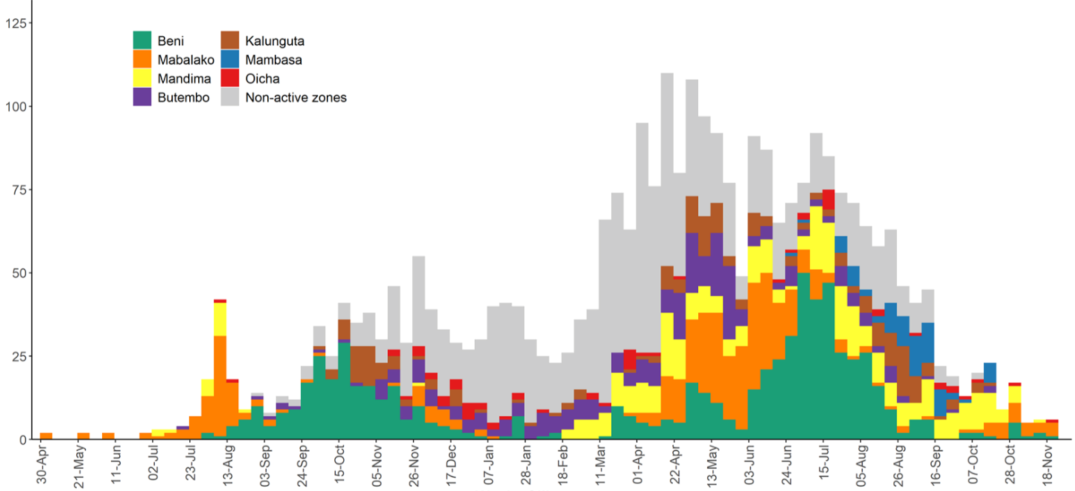
%> input picture data/SITREP_EVD_DRC_20191126-eng.png, 2150 x 982 px (shown at 1/2 size)
$ octave --eval "figure2num_DRC;"   (GNU Octave 9; MATLAB toolbox functions it lacks are replaced by stand-ins)
%> lines starting %> are read from the running program, lines starting %| are printed output that depends on the picture; in (x1, y1, x2, y2) boxes, pixels count from 0 and x2, y2 are one past the last pixel; in counts of white or black regions, pixels touching at a corner belong together; the program's own positions count from 1
%This code is for data extraction from a bar chart figure on DRC Ebola
%epidemic from Situation Reports
%Author: Jun Kong; jkong@gsu.edu
%Mathematics and Statistics at GSU

function figure2num_DRC(varargin)

imtool close all;
switch nargin
    case 0
        %input setup
        data_path = '../data/';
        filename = 'SITREP_EVD_DRC_20191126-eng.png'; %no space between legend boxes
        result_path = '../result/';

        dates=[2018 4 30 2019 11 18];

        X_ORIG = 64.180613;
        X_LIMIT = 2118.882353;
        Y_ORIG = 878.482187;
        Y_LIMIT = 48.407622;
        X_LEGEND = 747.299917;
        Y_LEGEND = 296.004971;
    case 4
        data_path = varargin{1};
        filename = varargin{2};
        dates=varargin{3};
        result_path = varargin{4};
    otherwise
        error('This number of arguments is not supported')
end


I = imread([data_path filename]);
%> I is the input picture: size 982x2150x3 uint8; mean R, G, B 229.6, 229.7, 219.7

datenumIni = datenum(dates(1:3));
datenumEnd = datenum(dates(4:6));
dates_str = datestr(datenumIni:21:datenumEnd,19);
NUM_X_LABEL = size(dates_str,1)-1;
NUM_BIN_BTW_X_LABEL = 2;
ADDITION_BIN_IN_END = 1;
NUM_BIN = NUM_X_LABEL*(NUM_BIN_BTW_X_LABEL+1)+1 + ADDITION_BIN_IN_END;
dates_str_Complete = repmat(blanks(size(dates_str,2)), [NUM_BIN, 1]);
dates_str_Complete(1:3:end, :) = dates_str;
XTickLabel = cellstr(dates_str_Complete)';
Y_MAX_MEASURE = 125;
SQUARE_SIZE = 40;
ONE_PERC = 0.50;
legend_label = {'Beni', 'Mabalako', 'Mandima', 'Butembo', 'Kalunguta', 'Mambasa', 'Oicha',  'Non-active zones'};

%% load image and provide four key points from users
if ~exist('X_ORIG', 'var') || ~exist('X_LIMIT', 'var') || ~exist('Y_ORIG', 'var') || ~exist('Y_LIMIT', 'var')

    fprintf('please click on origin, end point on X-axis and end point on Y-axis in a moment\n');
    pause(2);
    imshow(I, []);
    set(gcf, 'Position', get(0, 'Screensize'));

    [x, y] = ginput(3);

    [~,indx] = min( abs([diff(x(1:2)), diff(x(2:3)), diff(x([1,3]))]) );
    [~,indy] = min( abs([diff(y(1:2)), diff(y(2:3)), diff(y([1,3]))]) );

    ind_orig = intersect([indx, mod(indx, 3)+1], [indy, mod(indy, 3)+1]);
    ind_on_yaxis = setdiff([indx, mod(indx, 3)+1], ind_orig);
    ind_on_xaxis = setdiff([indy, mod(indy, 3)+1], ind_orig);

    X_ORIG = x(ind_orig); X_LIMIT = x(ind_on_xaxis);
    Y_ORIG = y(ind_orig); Y_LIMIT = y(ind_on_yaxis);

    fprintf(' X_ORIG: %f \t X_LIMIT: %f \n Y_ORIG: %f \t Y_LIMIT: %f\n',...
        X_ORIG, X_LIMIT, Y_ORIG, Y_LIMIT);

    fprintf('\n please click the bottom right corner of the legend area\n');
    pause(2);
    figure(gcf);

    [X_LEGEND, Y_LEGEND] = ginput(1);
    fprintf(' X_LEGEND: %f \t Y_LEGEND: %f \n',X_LEGEND, Y_LEGEND);
    close gcf
end

%% find legend squares
r = I(:,:,1); g = I(:,:,2); b = I(:,:,3);
%> after `b = I(:,:,3)`:
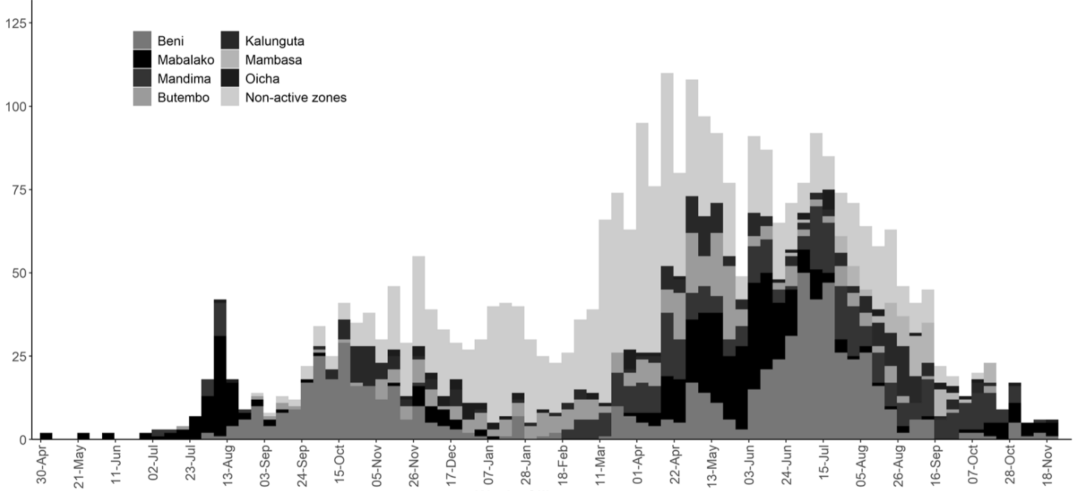
%> b: size 982x2150 uint8 (shown at 1/2 size); min 0, max 255, mean 219.7
X = [r(:) g(:) b(:)];

bw = any( X<254, 2);
%> bw = 2111300 logical values, 616630 true
bw = reshape(bw, size(r));
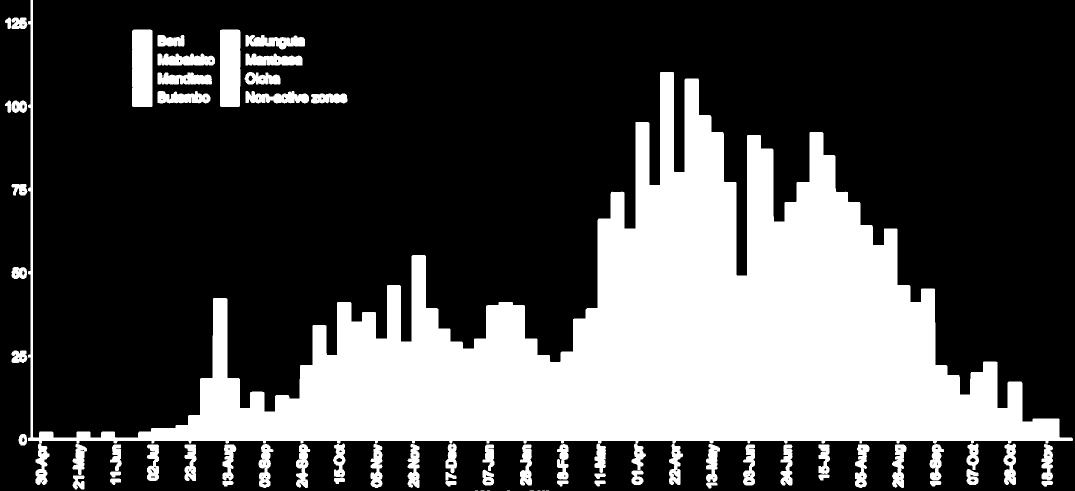
%> bw: size 982x2150 logical (shown at 1/2 size); 29.2% white; 66 white regions (8 under 20 px), largest, box (x1, y1, x2, y2) and area: (56, 0, 2146, 970) 552834, (264, 59, 305, 214) 6339, (440, 59, 481, 214) 6293

bw(:, round(X_LEGEND):end) = false;
%> bw: size 982x2150 logical; 5.4% white; 35 white regions, largest, box (x1, y1, x2, y2) and area: (56, 0, 746, 970) 72066, (264, 59, 305, 214) 6339, (440, 59, 481, 214) 6293
bw(round(Y_LEGEND):end, :) = false;
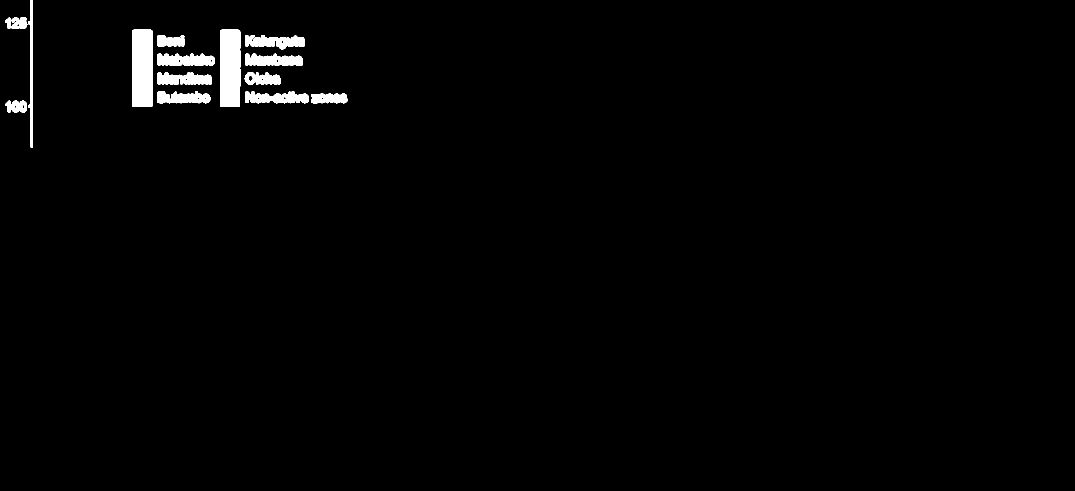
%> bw: size 982x2150 logical (shown at 1/2 size); 1.5% white; 16 white regions, largest, box (x1, y1, x2, y2) and area: (264, 59, 305, 214) 6339, (440, 59, 481, 214) 6293, (315, 107, 430, 131) 2251

%separate legend squares (filename = 'SITREP_EVD_DRC_20191126-eng.png';)
h = flipud(fspecial('prewitt'));
edge = imfilter(double(rgb2gray(I)), h,'replicate'); %bottom edge
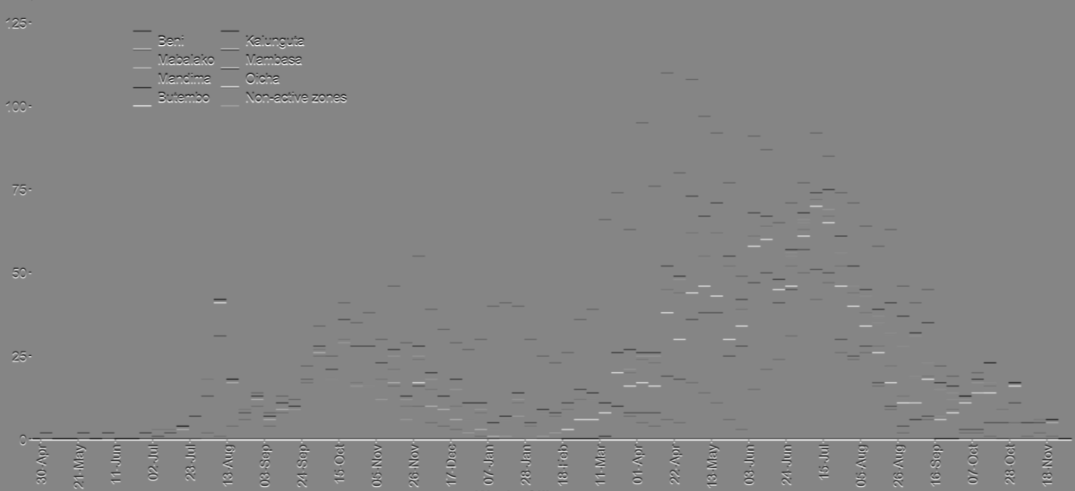
%> edge: size 982x2150 double (shown at 1/2 size); min -546, max 497, mean 0; drawn with min black and max white
bw(edge>0) = 0;
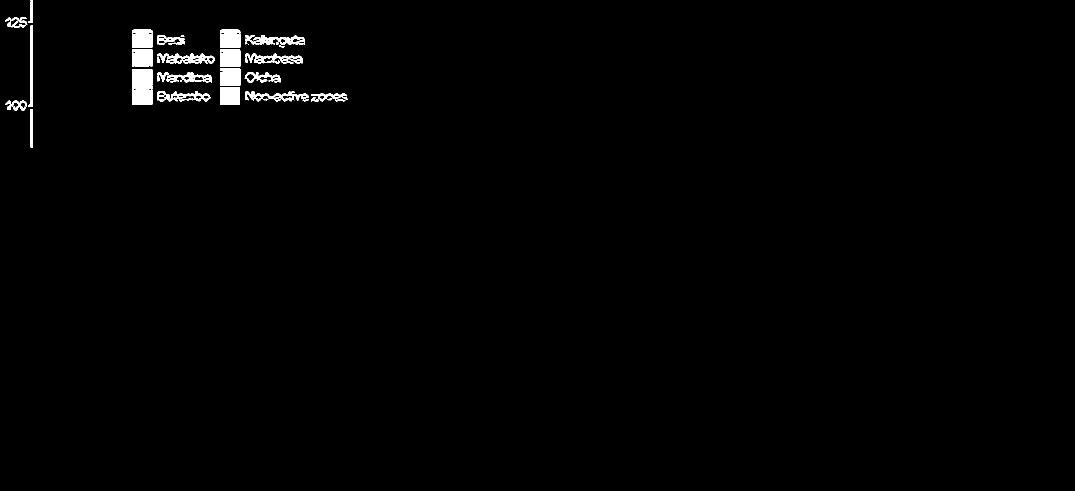
%> bw: size 982x2150 logical (shown at 1/2 size); 1% white; 48 white regions (8 under 20 px)

stats = regionprops(bw, 'BoundingBox', 'Extent');
%> stats = 48 regions; largest, box (x1, y1, x2, y2) and Extent: (491, 182, 618, 203) 0.406, (315, 107, 430, 128) 0.506, (491, 107, 605, 128) 0.438, (491, 70, 610, 90) 0.509, (315, 182, 421, 203) 0.438
bb = cat(1, stats.BoundingBox);
%> bb = 48 rows, first 8: [10.5 35.5 12 19; 10.5 201.5 12 19; 23.5 35.5 32 15; 23.5 43.5 28 12; 23.5 201.5 31 20; 56.5 0.5 10 46; 56.5 50.5 10 163; 61.5 218.5 5 77]
TF = abs(bb(:, 3)-bb(:, 4)) <= 20 & abs(bb(:, 3)-SQUARE_SIZE) <=2; %% filename = 'SITREP_EVD_DRC_20191126-eng.png'; %no space between legend boxes
%> TF = 48 logical values, 8 true

selected_bb = bb(TF, :); % col, row, width, height
%> selected_bb = [264.5 59.5 41 36; 264.5 99.5 41 34; 264.5 138.5 41 33; 264.5 179.5 41 30; 440.5 67.5 41 28; 440.5 99.5 41 34; 440.5 137.5 41 34; 440.5 175.5 40 34]

idx = [];
for i = 1:size(selected_bb,1)
    col = ceil(selected_bb(i, 1))+1;
    row = ceil(selected_bb(i, 2))+1;
    wid = floor(selected_bb(i, 3))-1;
    hei = floor(selected_bb(i, 4))-1;
    temp = bw(row:row+hei-1, col:col+wid-1);

    if sum(temp(:)) / length(temp(:)) <= ONE_PERC
        idx = [idx; i];
    end
end
%> this loop made 8 passes
%> (col, row, wid, hei) on passes 1 to 8: (266, 61, 40, 35), (266, 101, 40, 33), (266, 140, 40, 32), (266, 181, 40, 29), (442, 69, 40, 27), (442, 101, 40, 33), (442, 139, 40, 33), (442, 177, 39, 33)
%> pass 1, in figure2num_DRC, `temp = bw(row:row+hei-1, col:col+wid-1);`:
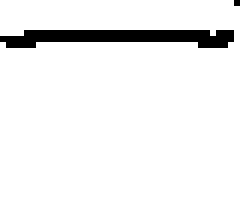
%> temp: size 35x40 logical (shown 6 times larger); 94% white; black in thin lines or dots, all inside (x1, y1, x2, y2) = (0, 0, 40, 8)
%> pass 3, in figure2num_DRC, `temp = bw(row:row+hei-1, col:col+wid-1);`:
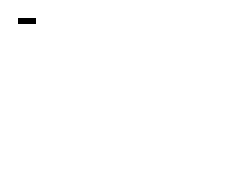
%> temp: size 32x40 logical (shown 6 times larger); 99.8% white; black in thin lines or dots, all inside (x1, y1, x2, y2) = (3, 3, 6, 4)
selected_bb(idx, :) = [];
loc = round([selected_bb(:,2)+selected_bb(:,4)/2, selected_bb(:,1)+selected_bb(:,3)/2]);
%> loc = [78 285; 117 285; 155 285; 195 285; 82 461; 117 461; 155 461; 193 461]

% verify color location on image
figure; imshow(I,[]); hold on;
for i = 1: size(selected_bb, 1)
    plot(loc(i,2),...
        loc(i,1),...
        'kX', 'Markersize', 11);
end
%> this loop made 7 passes

% identify colors of interest
C = [];
for i = 1: size(loc,1)
    row = loc(i, 1);
    col = loc(i, 2);
    C = [C; [I(row, col, 1), I(row, col, 2), I(row, col, 3)]];
end

%% find individual masks
delta = 20;
se = strel('line',2,90);
masks = false( size(bw,1), size(bw,2), size(loc,1) );
for i = 1:size(loc,1)
    r = I(:,:,1); g = I(:,:,2); b = I(:,:,3);
    masks(:,:,i) = abs(double(r) - double(C(i,1)))<=delta...
        & abs(double(g) - double(C(i,2)))<=delta...
        & abs(double(b) - double(C(i,3)))<=delta;

    masks(:,:,i) = imdilate(masks(:,:,i), se);
end

%% find bar heights
WIDTH_BIN = (X_LIMIT - X_ORIG) / NUM_BIN;
MEASURE_HALF_WIDTH = 2;
AREA_SMALL_THR = (WIDTH_BIN/2) * 2;
AREA_LARGE_THR = (WIDTH_BIN*5) * 2;
h = flipud(fspecial('prewitt'));
data_location = round(Y_ORIG) * ones(NUM_BIN, size(loc,1));

for i = 1:size(loc,1)
    edge = imfilter(masks(:,:,i), h,'replicate'); %bottom edge

    %remove legend
    r1 = floor(selected_bb(i,2));
    r2 = r1 + ceil(selected_bb(i,4));
    c1 = floor(selected_bb(i,1));
    c2 = c1 + ceil(selected_bb(i,3));
    edge(r1:r2, c1:c2) = 0;
    edge(1:ceil(Y_LEGEND), 1:ceil(X_LEGEND)) = 0;

    %remove space left to y-axis
    edge(:, 1:ceil(X_ORIG)) = 0;

    %remove space below x-axis
    edge(round(Y_ORIG):end, :) = 0;

    %remove small edges
    L = bwlabel(edge);
    stats = regionprops(L, 'area');
    allArea = [stats.Area];
    edge_good = ismember(L, find(allArea >= AREA_SMALL_THR & allArea <= AREA_LARGE_THR) );
    L = bwlabel(edge_good);

    figure;imshow(I); hold on;

    for j = 1:NUM_BIN
       bin_center = round(X_ORIG + j*WIDTH_BIN - WIDTH_BIN/2);

       tempL = L(1:round(Y_ORIG), (bin_center-MEASURE_HALF_WIDTH):(bin_center+MEASURE_HALF_WIDTH));
       tempL = unique(tempL(:));
       tempL(tempL==0) = [];

       if length(tempL) > 1
           temp_count = zeros(length(tempL), 1);
          for k = 1:length(tempL)
             temp_count(k,1) = max(max( L(1:round(Y_ORIG), (bin_center-MEASURE_HALF_WIDTH):(bin_center+MEASURE_HALF_WIDTH))==tempL(k) ));
          end
          [~, max_ind] = max(temp_count);
          tempL = tempL(max_ind(1));
       end

       if length(tempL) > 1
            error(sprintf('FIND MORE THAN 1 LABEL in a bin\n Location:%d, Bin Center:%d', i, bin_center));
       end
       if isempty(tempL)
            data_location(j, i) = round(Y_ORIG);
            continue;
       end

       temp_bw = zeros(size(L));
       temp_bw(1:round(Y_ORIG), (bin_center-MEASURE_HALF_WIDTH):(bin_center+MEASURE_HALF_WIDTH)) = L(1:round(Y_ORIG), (bin_center-MEASURE_HALF_WIDTH):(bin_center+MEASURE_HALF_WIDTH)) == tempL;
       allPixelList = regionprops(temp_bw, 'PixelList');

       unique_y = unique(allPixelList.PixelList(:,2));
       [counts, centers] = hist(allPixelList.PixelList(:,2), unique_y(1):unique_y(end));
       idx = find(counts == max(counts));
       temp_y = centers(idx(end));


       if ~all( L(temp_y, (bin_center-MEASURE_HALF_WIDTH):(bin_center+MEASURE_HALF_WIDTH))==tempL)
            fprintf('\t NOT ALL LABELs in L[%d, %d:%d] has the same label\n',...
                  temp_y, bin_center-MEASURE_HALF_WIDTH, bin_center+MEASURE_HALF_WIDTH);
            data_location(j, i) = round(Y_ORIG);
            continue;
       end

       plot(bin_center, temp_y, '+', 'Markersize', 26);

       data_location(j, i) = temp_y;

    end

 fprintf('Data of location %d out %d have been extracted.\n', i, size(loc,1));
end

%% convert from y-coordinates to y-values
data = (round(Y_ORIG)-data_location) / (round(Y_ORIG)-round(Y_LIMIT)) * Y_MAX_MEASURE;
data = round(data);

diff_data = data(:,1);
for c = 2:size(data,2)
    M = max(data(:, 1:c-1), [], 2);
    temp = data(:,c) - M;
    temp(temp<0) = 0;
    diff_data = [diff_data, temp];
end

%% save as an excel sheet
varNames = {'date', 'Beni', 'Mabalako', 'Mandima', 'Butembo', 'Kalunguta', 'Mambasa', 'Oicha',  'Nonactive'};
s= 'T= table(XTickLabel'',';
for i = 1:length(legend_label)
   s = [s 'diff_data(:,' num2str(i) '), '];
end
s= [s  '''VariableNames'', varNames);'];
eval(s);

writetable(T,[result_path filename '.xlsx'],'Sheet',1,'Range','A1');

%% draw bar chart to verify results
figure; b=bar(diff_data, 'stacked', 'LineStyle', 'none', 'BarWidth', 1);
for i = 1:length(b)
    set(b(i),'FaceColor', double(C(i,:))./255);
end
set(gca,'YLim', [0, Y_MAX_MEASURE]);
set(gca,'XTick', [1:NUM_BIN]);
set(gca,'XTickLabel', XTickLabel);
set(gca,'XTickLabelRotation',90);
xlabel('Week of illness onset', 'FontWeight','bold', 'FontSize', 20);
ylabel('Extracted number of cases', 'FontWeight','bold', 'FontSize', 20);
legend(legend_label,'Location', 'NorthWest');
legend boxoff
print([result_path 'reconstruction_' filename], '-dpng');

%% If certain data points in spread sheet need to be modified, run the following code
% [18 lines of commented-out code are left out]
%> (the run ends here)
